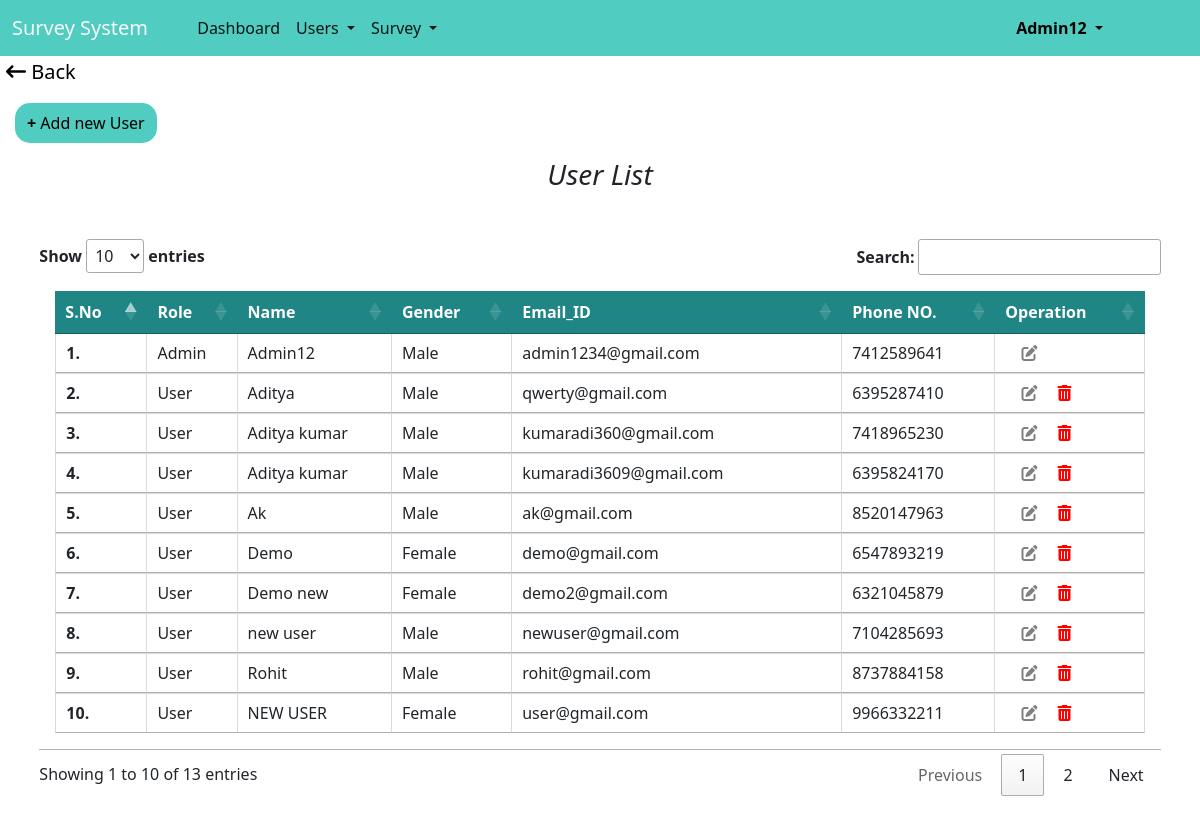
/user/userlist.php (signed in), run on the app's committed database.
### tables this page shows
CREATE TABLE `users` (
  `user_id` int(10) NOT NULL,
  `Type` enum('User','Admin') NOT NULL,
  `user_name` char(20) NOT NULL,
  `Gender` enum('Female','Male') NOT NULL,
  `user_email` varchar(30) NOT NULL,
  `password` varchar(50) NOT NULL,
  `Phone_No` varchar(20) NOT NULL,
  `user_created_date` datetime NOT NULL DEFAULT current_timestamp(),
  `status` enum('Active','Inactive') NOT NULL
);

### controller/user_controller.php (called while the page is built, shortened)
<?php
class user
{
    public function __construct()
    {
        $db = new db;
        $this->conn = $db->conn;
    }
    public function activeuserinfo()
    {
        return $result = $this->conn->query("SELECT * FROM users WHERE `status`='Active'");
    }
}
?>

### configuration/connection.php (called while the page is built, shortened)
<?php
class db
{
    public function __construct()
    {
        $con = new mysqli(DB_HOST, DB_USER, DB_PASSWORD, DB_DATABASE);
        $this->conn = $con;
    }
}
?>

### user/userlist.php (the view, shortened to what this page needs)
<?php
include '../configuration/connection.php';
include ROOT_PATH . 'controller/user_controller.php';
include ROOT_PATH . 'Templets/navbar.php';
?>
<!DOCTYPE html>
<html lang="en">
<head>
</head>
<body>
<div>
<button onclick="history.back()" style="font-size:20px; background-color:white;border-width:0px;"><i class="fa-solid fa-arrow-left-long"></i> Back</button>
</div>
  <a href="user.php"> <button class="btn7"><b>+</b> Add new User</button></a>
  <h3 style="text-align:center;font-style:italic;">User List</h3>
  <div class="tble p-3" style="width:100%;">
    <table class="table table-hover cell-border p-3" id="myTable">
      <thead style="background-color: #1f8585; color:white;">
        <tr>
          <th scope="col">S.No</th>
          <th scope="col">Role</th>
          <th scope="col">Name</th>
          <th scope="col">Gender</th>
          <th scope="col">Email_ID</th>
          <th scope="col">Phone NO.</th>
          <th scope="col">Operation</th>
        </tr>
      </thead>
      <tbody>
        <?php
        $user = new user;
        $result = $user->activeuserinfo();
        $count = 0;
        while ($row = $result->fetch_assoc()) {
          $count++;
          echo "<tr>
    <td><b>$count.</b></td>
    <td>" . $row["Type"] . "</td>
    <td>" . $row["user_name"] . "</td>
    <td>" . $row["Gender"] . "</td>
    <td>" . $row["user_email"] . "</td>
    <td>" . $row["Phone_No"] . "</td>" ?>
          <td>
            <?php
            if ($row['user_email'] == @$_SESSION['user_mail']) {
              ?>
              &emsp;<a href='../user/update_user.php?user_id=<?= $row['user_id']; ?>'><i class="fa-solid fa-pen-to-square"
                  style="color:grey" title="Update Information"></i></a>
            <?php
            } else {
              if (@$_SESSION['user_type'] == "Admin") {
                ?>
                &emsp;<a href='../user/update_user.php?user_id=<?= $row['user_id']; ?>'><i class="fa-solid fa-pen-to-square"
                    style="color:grey" title="Update Information"></i></a>
                &emsp;<a href='../user/delete.php?user_id=<?= $row['user_id']; ?>'><i class="fa-solid fa-trash-can remove_btn"
                    style="color:red;" title="Delete User" onclick="return confirm('Are you Sure you want to delete this User !!!');"></a></i>
              <?php
              } else {
                echo "Not Available";
              }
            }
            ?>
          </td>
          </tr>
          <?php
        }
        ?>
      </tbody>
    </table>
  </div>
</body>
</html>

### css/style.css (style rules this page uses)
.tble td { margin: 2%; }
.btn7 { margin: 10px; padding: 8px 12px; background-color: #50CDC0; border-radius: 15px; border-width: 0px; }
.table { margin: 3%; }
.btn7 { margin: 15px; padding: 8px 12px; background-color: #50CDC0; border-radius: 15px; border-width: 0px; }

### data on the page
users: Type "Admin", user_name "Admin12", Gender "Male", user_email "admin1234@gmail.com", Phone_No "7412589641"
users: Type "User", user_name "Aditya", Gender "Male", user_email "qwerty@gmail.com", Phone_No "6395287410"
users: Type "User", user_name "Aditya kumar", Gender "Male", user_email "kumaradi360@gmail.com", Phone_No "7418965230"
users: Type "User", user_name "Aditya kumar", Gender "Male", user_email "kumaradi3609@gmail.com", Phone_No "6395824170"
users: Type "User", user_name "Ak", Gender "Male", user_email "ak@gmail.com", Phone_No "8520147963"
users: Type "User", user_name "Demo", Gender "Female", user_email "demo@gmail.com", Phone_No "6547893219"
users: Type "User", user_name "Demo new", Gender "Female", user_email "demo2@gmail.com", Phone_No "6321045879"
users: Type "User", user_name "new user", Gender "Male", user_email "newuser@gmail.com", Phone_No "7104285693"
users: Type "User", user_name "Rohit", Gender "Male", user_email "rohit@gmail.com", Phone_No "8737884158"
users: Type "User", user_name "NEW USER", Gender "Female", user_email "user@gmail.com", Phone_No "9966332211"

### other printed values
$_SESSION['user_name'] "Admin12"
